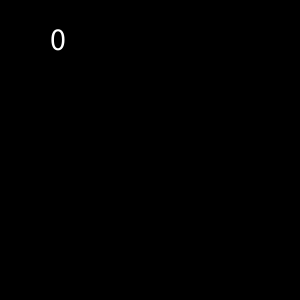
Frame 1 (no input)
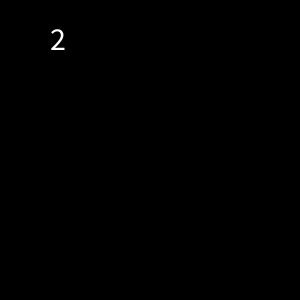
Frame 60 (the mouse pressed at the canvas centre just before this capture)
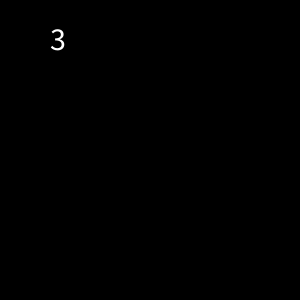
Frame 120 (the mouse held since frame 60 and released just before this capture)

The Processing sketch that drew these frames (run headless with seeded random() and noise(); from frame 60 on, the mouse is pressed at the canvas centre):

// Processing sketch: timer_example_3_reset_counter
// ── timer_example_3_reset_counter.pde
int currentTime;
int gameStartTime;

void setup() {
  size(300,300);
}


void draw() {
  background(0);
  //Adjust for the later start time by subtracting the gameStartTime
  currentTime = millis() - gameStartTime;
  
  textSize(32);
  text(currentTime/1000,50,50);
}

void mouseClicked() {
  gameStartTime = millis();
}
